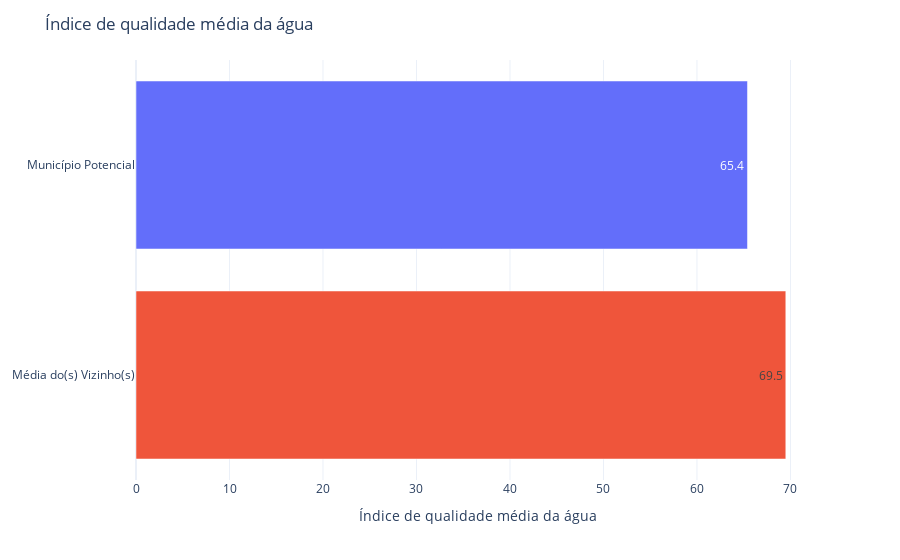

Notebook cell for this chart:
### Code cell
bar_plot(
        df = comp_df('QUAL_MED_AGUA', mun_df, all_muns, neighs), 
        x = 'QUAL_MED_AGUA', 
        y = 'NOME', 
        title = 'Índice de qualidade média da água', 
        leg_x = 'Índice de qualidade média da água',
        leg_y = None ,
        text = 'QUAL_MED_AGUA'
        )

### Figure 1 — Plotly figure (JSON) as saved in the notebook; plotly's stock layout.template omitted (floating-point values rounded to 4 significant figures)
{"data": [{"alignmentgroup": "True", "hovertemplate": "NOME=%{y}<br>QUAL_MED_AGUA=%{text}<extra></extra>", "legendgroup": "Município Potencial", "marker": {"color": "#636efa", "pattern": {"shape": ""}}, "name": "Município Potencial", "offsetgroup": "Município Potencial", "orientation": "h", "showlegend": false, "text": [65.4], "textposition": "auto", "type": "bar", "x": [65.4], "xaxis": "x", "y": ["Município Potencial"], "yaxis": "y"}, {"alignmentgroup": "True", "hovertemplate": "NOME=%{y}<br>QUAL_MED_AGUA=%{text}<extra></extra>", "legendgroup": "Média do(s) Vizinho(s)", "marker": {"color": "#EF553B", "pattern": {"shape": ""}}, "name": "Média do(s) Vizinho(s)", "offsetgroup": "Média do(s) Vizinho(s)", "orientation": "h", "showlegend": false, "text": [69.5], "textposition": "auto", "type": "bar", "x": [69.5], "xaxis": "x", "y": ["Média do(s) Vizinho(s)"], "yaxis": "y"}], "layout": {"barmode": "relative", "legend": {"title": {"text": "NOME"}, "tracegroupgap": 0}, "margin": {"t": 60}, "title": {"text": "Índice de qualidade média da água"}, "xaxis": {"anchor": "y", "domain": [0, 1], "title": {"text": "Índice de qualidade média da água"}}, "yaxis": {"anchor": "x", "categoryarray": ["Média do(s) Vizinho(s)", "Município Potencial"], "categoryorder": "array", "domain": [0, 1], "title": {}}}}
